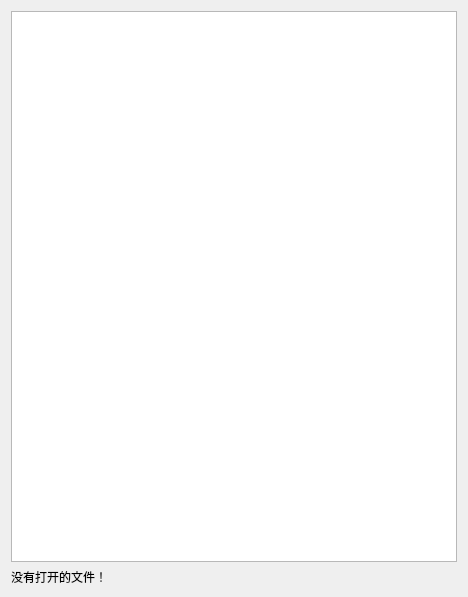
<?xml version="1.0" encoding="UTF-8"?>
<ui version="4.0">
 <class>infmation</class>
 <widget class="QDialog" name="infmation">
  <property name="geometry">
   <rect>
    <x>0</x>
    <y>0</y>
    <width>468</width>
    <height>597</height>
   </rect>
  </property>
  <property name="windowTitle">
   <string>Dialog</string>
  </property>
  <layout class="QVBoxLayout" name="verticalLayout">
   <item>
    <widget class="MyTable" name="tableWidget"/>
   </item>
   <item>
    <widget class="QLabel" name="label">
     <property name="text">
      <string>没有打开的文件！</string>
     </property>
    </widget>
   </item>
  </layout>
 </widget>
 <customwidgets>
  <customwidget>
   <class>MyTable</class>
   <extends>QTableWidget</extends>
   <header>mytable.h</header>
  </customwidget>
 </customwidgets>
 <resources/>
 <connections/>
</ui>
